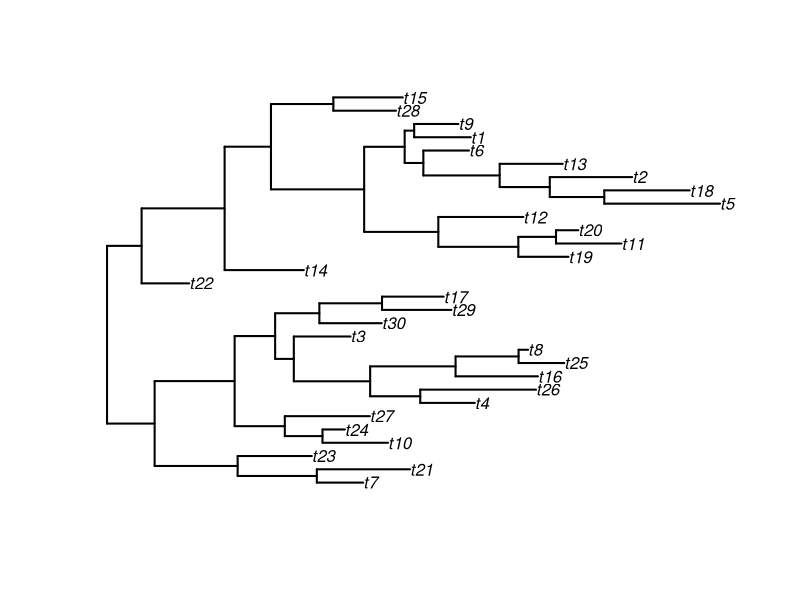

Reproduce this figure in R.
#http://www.phytools.org/eqg/Exercise_3.2/
#https://cran.r-project.org/web/packages/ape/ape.pdf

# IMPORTS
library(ape)

# Declares
set.seed(24)
#https://www.rdocumentation.org/packages/compositions/versions/1.40-3/topics/rnorm
mat <- matrix(abs(rnorm(30, 2, 1)))

## simulate a phylogeny

# branch lengths drawn from a distribution, see above.
tree <- rtree(n = 30, rooted = TRUE, br = mat)

# uniform distribution of branch lengths
#tree <- rtree(n = 30, rooted = TRUE, br = TRUE)

#generic way to make tree
#tree <- rtree(n = 30, rooted = TRUE)

#plot the tree
plot(tree, edge.width = 2)

#write to file
write.tree(tree, file = "example.trees")

head(tree)


## END OF FILE